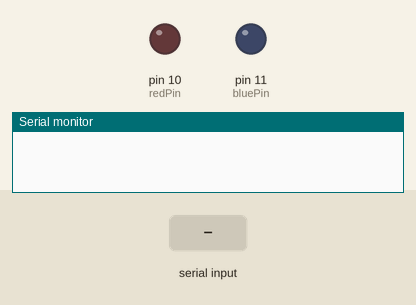
A sketch run on a simulated Arduino Uno, built with avr-gcc and run on an emulated ATmega328P. Shown: output pins drawn as LEDs (lit = HIGH), the last lines printed to the serial monitor. The test bench sets the inputs (shaded band).

Above: at 1.2 s.
1.3 s: "F" received over Serial
At 2.5 s:
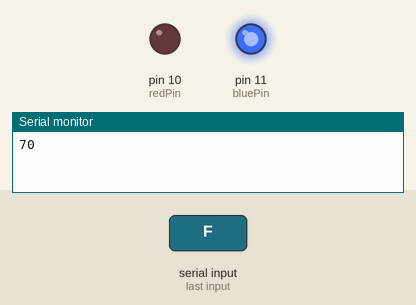
2.8 s: "N" received over Serial
At 3.8 s:
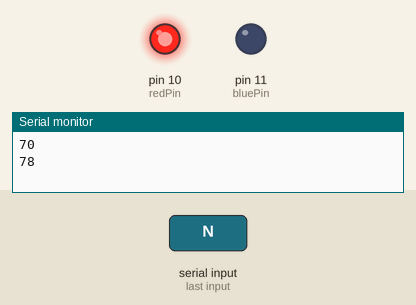
Timing chart, 0 to 5.8 s (numbered marks = the images above; inputs shaded):
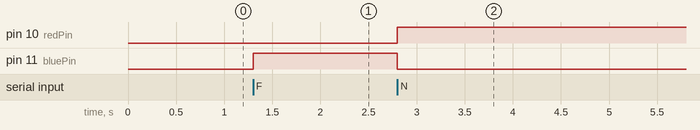

The sketch:

arduino-controller.ino
```cpp
const int redPin = 10;
const int bluePin = 11;
int message;


void setup() {
  Serial.begin(9600);

  pinMode(redPin, OUTPUT);
  pinMode(bluePin, OUTPUT);

}

void loop() {
  if (Serial.available() > 0) {
    message = Serial.read();
    Serial.println(message);

    if (message == 'F') {
      digitalWrite(bluePin, HIGH);
      digitalWrite(redPin, LOW);
    }
    if (message == 'N') {
      digitalWrite(bluePin, LOW);
      digitalWrite(redPin, HIGH);
    }

  }

}
```

Measured:
- after the input at 1.3 s, pin 11 (bluePin): LOW → HIGH at once
- after the input at 2.8 s, pin 10 (redPin): LOW → HIGH at once; pin 11 (bluePin): HIGH → LOW at once
